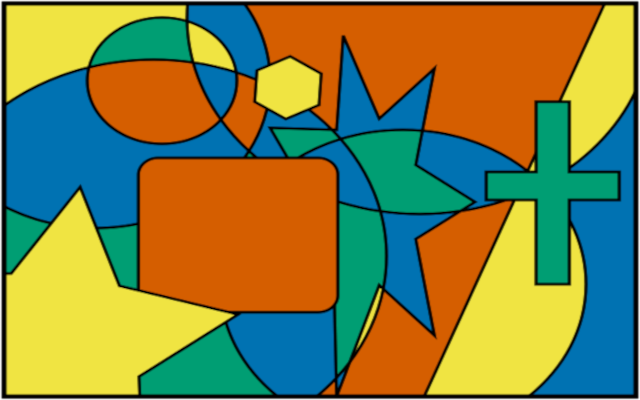
#> input picture media/4color.png, 640 x 400 px
$ python imgconv-rt68.py ../media/4color.png out.png ../media/cheshire.png
#> lines starting #> are read from the running program, lines starting #| are printed output that depends on the picture
#> in convert, img is the input picture: PIL image 640x400 RGBA; mean R, G, B, A 125.2, 128, 68.5, 251.9
#!/usr/bin/env python3
from PIL import Image
import sys

WIDTH = 320
HEIGHT = 200
COLORS = 256

def adjust_image(img):
    img = img.convert("RGB")  # Ensure RGB mode
#> img: PIL image 640x400 RGB
    img = img.resize((WIDTH, HEIGHT), Image.Resampling.LANCZOS)
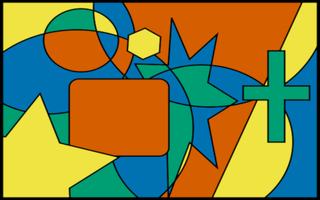
#> img: PIL image 320x200 RGB; mean R, G, B 125.4, 128.1, 68.6
    # Quantize to 16 colors (Indexed mode)
    # 'P' mode is indexed, 'palette=Image.ADAPTIVE' finds the best 16 colors
    img = img.quantize(colors=COLORS, method=Image.Quantize.MAXCOVERAGE)
#> img: PIL image 320x200 P
    return img

def save_with_header(filename, data, load_address):
    # Total length = data length (headers don't need to be counted)
    total_length = len(data)

    with open(filename, "wb") as f:
        # Write Load Address (Big Endian)
        f.write(load_address.to_bytes(4, 'big'))
        # Write Total Content Length (Big Endian)
        f.write(total_length.to_bytes(4, 'big'))
        # Write Actual Data
        f.write(data)

def save_palette(img, filename):
#> called with filename = '../media/cheshire.png'
    raw_palette = img.getpalette()[:COLORS * 3]
#> raw_palette = 768 values, max 255 at index 3, min 0 at index 0, mean 55.74
    pal_data = bytearray()
    for i in range(0, len(raw_palette), 3):
        r, g, b = raw_palette[i] >> 4, raw_palette[i+1] >> 4, raw_palette[i+2] >> 4
        color_16bit = (r << 8) | (g << 4) | b
        pal_data.extend(color_16bit.to_bytes(2, 'big'))
#> this loop made 256 passes
#> (i, r, g, b, color_16bit) on passes 2 to 4: (3, 15, 15, 4, 4084), (6, 0, 7, 11, 123), (9, 11, 4, 0, 2880)

    save_with_header(filename, pal_data, 0x00402000)

def save_packed_img(img, filename):
#> called with filename = 'out.png'
    pixels = list(img.getdata())
#> pixels = 64000 items
    pix_data = bytearray()

    if COLORS == 16:
        for i in range(0, len(pixels), 2):
            packed_byte = (pixels[i] << 4) | pixels[i+1]
            pix_data.append(packed_byte)
    elif COLORS == 4:
        # 2 bits per pixel: 4 pixels per byte
        for i in range(0, len(pixels), 4):
            # Ensure we don't go out of bounds if pixels count isn't multiple of 4
            p1 = pixels[i] & 0x03
            p2 = pixels[i+1] & 0x03 if i+1 < len(pixels) else 0
            p3 = pixels[i+2] & 0x03 if i+2 < len(pixels) else 0
            p4 = pixels[i+3] & 0x03 if i+3 < len(pixels) else 0

            packed_byte = (p1 << 6) | (p2 << 4) | (p3 << 2) | p4
            pix_data.append(packed_byte)
    else:
        # Fallback for 256 colors or others (1 byte per pixel)
        pix_data = bytearray(pixels)

    save_with_header(filename, pix_data, 0x00200000)

def convert(in_filename, out_filename, palette_filename):
    """Convert a PNG image to 320x200 pixels 16 colors with palette"""
    img = Image.open(in_filename)
    img = adjust_image(img)
    save_palette(img, palette_filename)
    save_packed_img(img, out_filename)

if len(sys.argv) == 4:
    in_filename = sys.argv[1]
    out_filename = sys.argv[2]
    palette_filename = sys.argv[3]
    print(f"Converting '{in_filename}' to image '{out_filename}' and palette '{palette_filename}'...")
    convert(in_filename, out_filename, palette_filename)
    print(f"Done")
else:
    print(f"Converts an image to a {WIDTH}x{HEIGHT} pixels image with {COLORS} colors and 4096 colors palette")
    print(f"usage: imgconv input_filename output_filename palette_filename")
